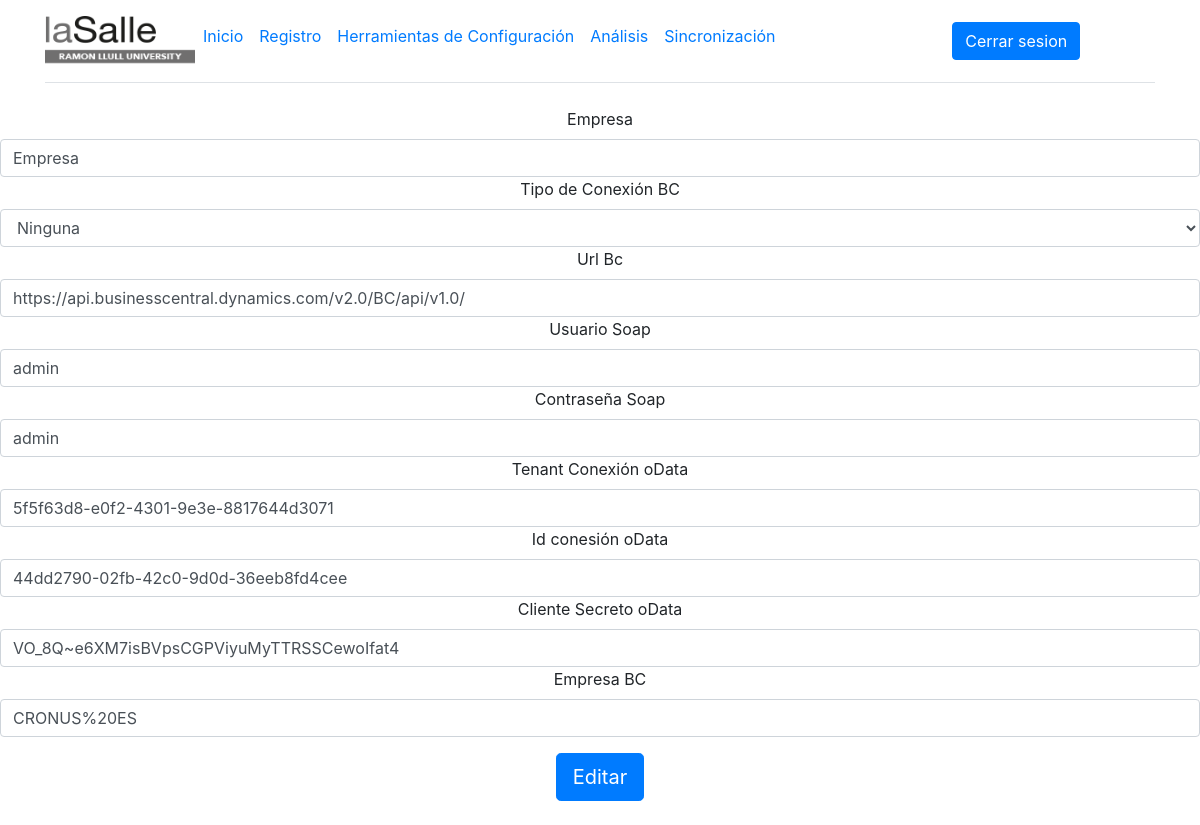
/Configuracion (signed in), run on an earlier commit of the app's database.
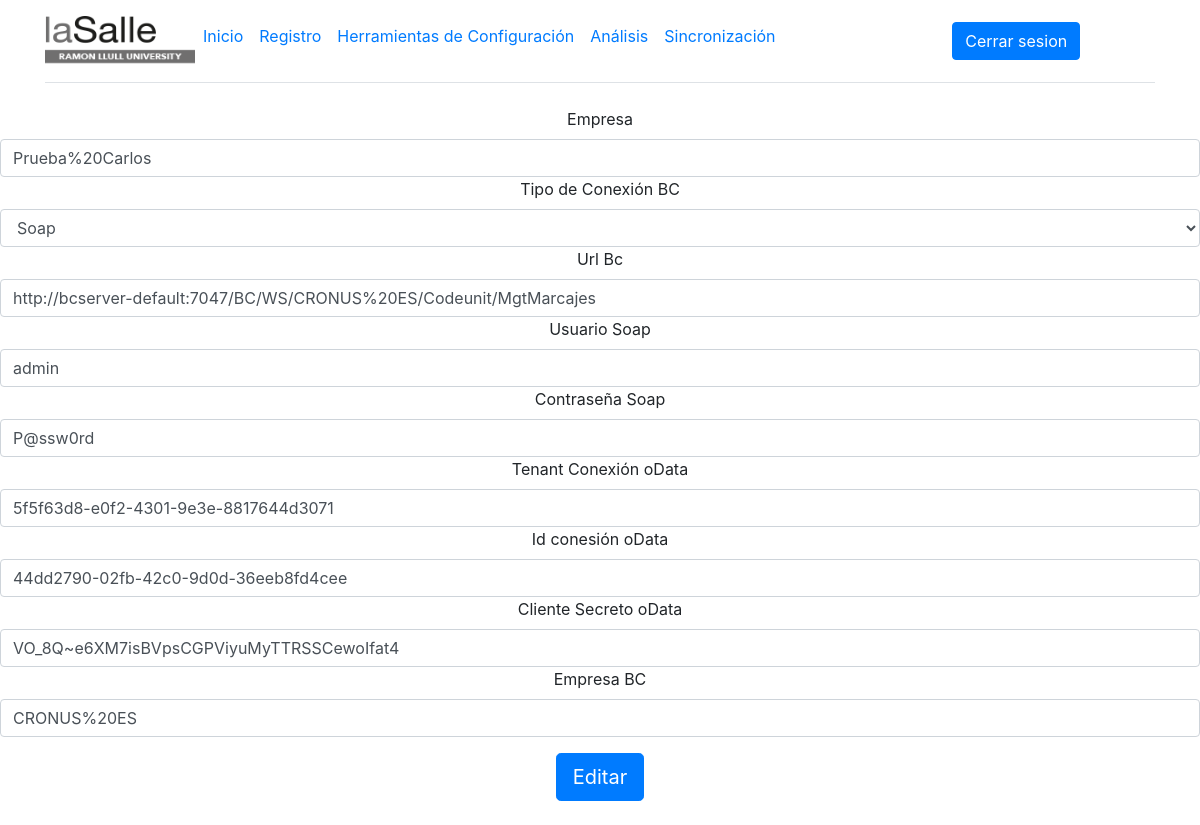
And on a later commit of the database.
### FlaskPresencia/models.py (models this page shows)
class Config(db.Model):
    id = db.Column(db.Integer, primary_key=True)
    Empresa = db.Column(db.String(250), nullable = False)
    ImgEmpresaBase64 = db.Column(db.String(250), nullable = True)
    ImgEmpresaTipo = db.Column(db.String(250), nullable = True)
    TipoConexionBC = db.Column(db.String(250), nullable = True)
    urlBC = db.Column(db.String(250), nullable = True)
    usuarioSOAP = db.Column(db.String(250), nullable = True)
    passwordSOAP = db.Column(db.String(250), nullable = True)
    tenantBC = db.Column(db.String(250), nullable = True)
    idClienteBC = db.Column(db.String(250), nullable = True)
    secretClienteBC = db.Column(db.String(250), nullable = True)
    empresaBC = db.Column(db.String(250), nullable = True)
    moduloBotTelegram = db.Column(db.Boolean, nullable = True, default=False)
    tokenBotTelegram = db.Column(db.String(250), nullable = True)

### FlaskPresencia/rutas.py (the view, shortened to what this page needs)
@app.route('/Configuracion', methods=['GET', 'POST'])
@login_required
def Configuracion():
    user = User.query.filter_by(username=current_user.username).first()
    if user.rol_admin == True:
        configuracion = Config.query.filter_by(id=0).first()
        if configuracion:
            formulario = FormConfiguacion(formdata=request.form, obj=configuracion)
            return render_template('EditarConfiguracion.html', form=formulario)
        else:
            return redirect(url_for('inicio'))
    else:
        return redirect(url_for('inicio'))

### FlaskPresencia/rutas.py (called while the page is built)
@login_manager.user_loader
def load_user(user_id):
    return User.query.get(int(user_id))

### FlaskPresencia/templates/EditarConfiguracion.html (shortened to what this page needs)
{% extends './base.html' %}
{% block body %}
{% include './nav.html' %}
<form class="form-signin" method="POST" action="">
    <div class="form-group">
    <label for="Empresa">Empresa</label>
    {{ form.Empresa }}
    <label for="TipoConexionBC">Tipo de Conexión BC</label>
    {{ form.TipoConexionBC }}
    <label for="urlBC">Url Bc</label>
    {{ form.urlBC }}
    <label for="usuarioSOAP">Usuario Soap</label>
    {{ form.usuarioSOAP }}
    <label for="passwordSOAP">Contraseña Soap</label>
    {{ form.passwordSOAP }}
    <label for="tenantBC">Tenant Conexión oData</label>
    {{ form.tenantBC }}
    <label for="idClienteBC">Id conesión oData</label>
    {{ form.idClienteBC }}
    <label for="secretClienteBC">Cliente Secreto oData</label>
    {{ form.secretClienteBC }}
    <label for="empresaBC">Empresa  BC</label>
    {{ form.empresaBC }}
    </div>
    <div class="checkbox mb-3">
        <label>
            {{ form.submit }}
        </label>
    </div>
</form>
{% endblock %}

What changed in the data, as far as the page shows it:
changed Config "admin": Empresa "Empresa" → "Prueba%20Carlos"; TipoConexionBC "Ninguna" → "Soap"; urlBC "https://api.businesscentral.dynamics.com/v2.0/BC/api/v1.0/" → "http://bcserver-default:7047/BC/WS/CRONUS%20ES/Codeunit/MgtMarcajes"; passwordSOAP "admin" → "P@ssw0rd"
